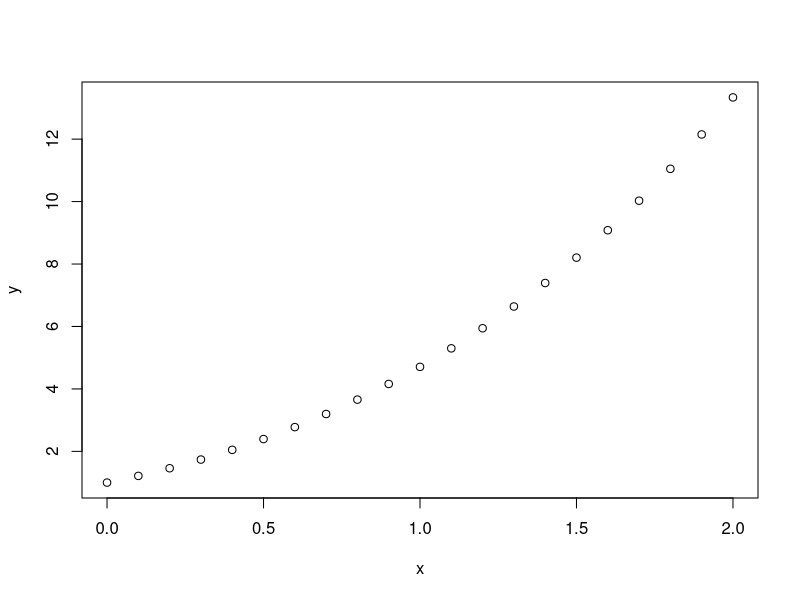

Reproduce this figure in R.
f <- function(x,y) {
  dydx <- 1-x^2+x+y
  return(dydx)
}

h <- 0.1

m <- 20

x <- vector()
x <- c(x, 0:m+1) #inicializar vector

y <- vector()
y <- c(y, 0:m+1) #inicializar vector

x[1] <- 0
y[1] <- 1

cat("i\t    x\t     y\n\n")
 
for (i in 1:m){
  cat(i,"\t ", x[i],"\t ", y[i],"\t\n")
  k1 = h * f(x[i], y[i])
  k2 = h * f(x[i]+h ,y[i]+k1)
  y[i+1] = y[i] + (1/2)*(k1+k2)
  x[i+1] = x[i]+h
}

plot(x,y)